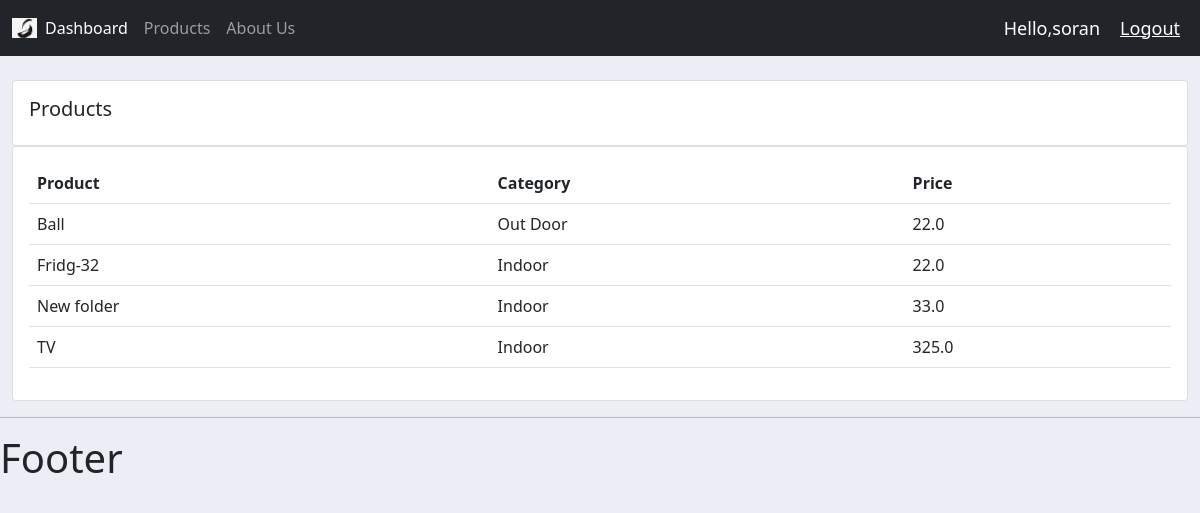
/products (signed in), run on the app's committed database.
### accounts/models.py (models this page shows, shortened)
class Product(models.Model):
    CATEGORY = (
        ('Indoor', 'Indoor'),
        ('Out Door', 'Out Door'),
    )
    name = models.CharField(max_length=200, null=True)
    price = models.FloatField(null=True)
    category = models.CharField(max_length=200, null=True, choices=CATEGORY)
    description = models.CharField(max_length=200, null=True, blank=True)
    date_created = models.DateTimeField(auto_now_add=True, null=True)
    tags = models.ManyToManyField(Tag)

### accounts/views.py (the view)
# urls.py: path('products', views.products, name="products"),
@login_required(login_url='login')
def products(request):
    products = Product.objects.all()
    return render(request, 'accounts/products.html', {'products': products})

### accounts/templates/accounts/products.html
{%  extends 'accounts/main.html' %}
{% block content %}
		<br>
		<div class="row">
			<div class="col-md">
				<div class="card card-body">
					<h5>Products</h5>
				</div>
				<div class="card card-body">
					<table class="table">
						<tr>
							<th>Product</th>
							<th>Category</th>
							<th>Price</th>
						</tr>
                        {% for i in products %}
                            <tr>
                            <td> {{ i.name }}</td>
                            <td> {{ i.category }}</td>
                            <td> {{ i.price }}</td>
                            </tr>
                        {% endfor %}
					</table>
				</div>
			</div>
		</div>
{% endblock %}

### accounts/templates/accounts/navbar.html (shortened to what this page needs)
{% load static %}
<nav class="navbar navbar-expand-lg navbar-dark bg-dark">
    <div class="container-fluid">
        <img src="{% static 'images/logo-png.png' %}" width="25px">
        <div class="collapse navbar-collapse" id="navbarNavAltMarkup">
            <div class="navbar-nav">
                <a class="nav-link active" href="{% url 'home' %}">Dashboard</a>
                <a class="nav-link" href="{% url 'products' %}">Products</a>
                <a class="nav-link" href="{% url 'about' %}">About Us</a>
            </div>
        </div>
    </div>
    <span class="hello-msg">Hello,{{request.user}}</span>
    <span><a class="hello-msg" href="{% url 'logout' %}">Logout</a></span>
</nav>

### static/css/main.css (style rules this page uses)
body { background-color: #ebeff5; }

### accounts/templates/accounts/navbar.html (style rules this page uses)
.hello-msg { font-size: 18px; color: #fff; margin-right: 20px; }

### data on the page
Product: name "Ball", category "Out Door", price "22.0"
Product: name "Fridg-32", category "Indoor", price "22.0"
Product: name "New folder", category "Indoor", price "33.0"
Product: name "TV", category "Indoor", price "325.0"

### other printed values
{{ request.user }} "soran"
